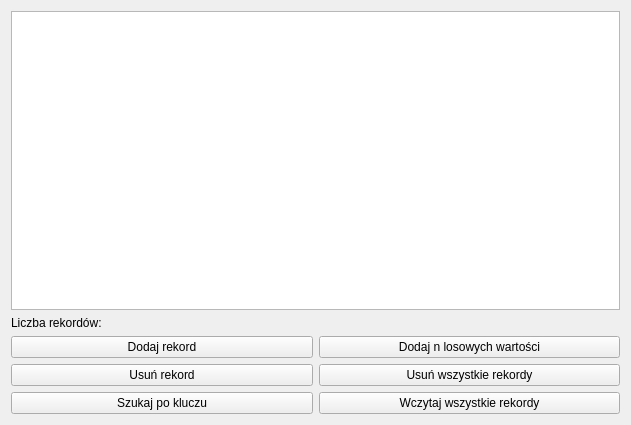
<?xml version="1.0" encoding="UTF-8"?>
<ui version="4.0">
 <class>TableViewWidget</class>
 <widget class="QWidget" name="TableViewWidget">
  <property name="geometry">
   <rect>
    <x>0</x>
    <y>0</y>
    <width>631</width>
    <height>425</height>
   </rect>
  </property>
  <property name="windowTitle">
   <string>Form</string>
  </property>
  <layout class="QGridLayout" name="gridLayout">
   <item row="2" column="1">
    <widget class="QPushButton" name="btnAddRandomRows">
     <property name="text">
      <string>Dodaj n losowych wartości</string>
     </property>
    </widget>
   </item>
   <item row="4" column="0">
    <widget class="QPushButton" name="btnSearchByKey">
     <property name="text">
      <string>Szukaj po kluczu</string>
     </property>
    </widget>
   </item>
   <item row="4" column="1">
    <widget class="QPushButton" name="btnLoadAll">
     <property name="text">
      <string>Wczytaj wszystkie rekordy</string>
     </property>
    </widget>
   </item>
   <item row="2" column="0">
    <widget class="QPushButton" name="btnAddRow">
     <property name="text">
      <string>Dodaj rekord</string>
     </property>
    </widget>
   </item>
   <item row="0" column="0" colspan="2">
    <widget class="QTableView" name="tableView">
     <attribute name="horizontalHeaderStretchLastSection">
      <bool>true</bool>
     </attribute>
     <attribute name="verticalHeaderDefaultSectionSize">
      <number>20</number>
     </attribute>
    </widget>
   </item>
   <item row="3" column="0">
    <widget class="QPushButton" name="btnDelete">
     <property name="text">
      <string>Usuń rekord</string>
     </property>
    </widget>
   </item>
   <item row="3" column="1">
    <widget class="QPushButton" name="btnDeleteAll">
     <property name="text">
      <string>Usuń wszystkie rekordy</string>
     </property>
    </widget>
   </item>
   <item row="1" column="0">
    <widget class="QLabel" name="label">
     <property name="text">
      <string>Liczba rekordów: </string>
     </property>
    </widget>
   </item>
   <item row="1" column="1">
    <widget class="QLabel" name="lblRowsCount">
     <property name="text">
      <string/>
     </property>
    </widget>
   </item>
  </layout>
 </widget>
 <resources/>
 <connections/>
</ui>
